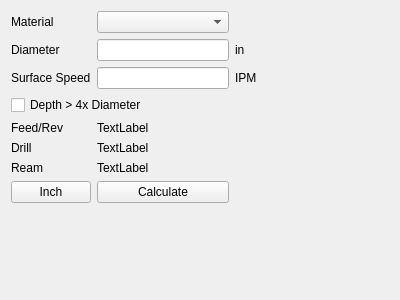
<?xml version="1.0" encoding="UTF-8"?>
<ui version="4.0">
 <class>Form</class>
 <widget class="QWidget" name="Form">
  <property name="geometry">
   <rect>
    <x>0</x>
    <y>0</y>
    <width>400</width>
    <height>300</height>
   </rect>
  </property>
  <property name="windowTitle">
   <string>Form</string>
  </property>
  <layout class="QGridLayout" name="gridLayout">
   <item row="7" column="0">
    <widget class="QPushButton" name="dsf_units_pb">
     <property name="text">
      <string>Inch</string>
     </property>
    </widget>
   </item>
   <item row="2" column="1">
    <widget class="QLineEdit" name="dfs_surface_speed_le"/>
   </item>
   <item row="2" column="2">
    <widget class="QLabel" name="dsf_speed_units_lb">
     <property name="text">
      <string>IPM</string>
     </property>
    </widget>
   </item>
   <item row="0" column="0">
    <widget class="QLabel" name="label_3">
     <property name="text">
      <string>Material</string>
     </property>
    </widget>
   </item>
   <item row="1" column="1">
    <widget class="QLineEdit" name="dfs_diameter_le"/>
   </item>
   <item row="6" column="0">
    <widget class="QLabel" name="label_6">
     <property name="text">
      <string>Ream</string>
     </property>
    </widget>
   </item>
   <item row="5" column="0">
    <widget class="QLabel" name="label_8">
     <property name="text">
      <string>Drill</string>
     </property>
    </widget>
   </item>
   <item row="7" column="1">
    <widget class="QPushButton" name="dfs_calculate_pb">
     <property name="text">
      <string>Calculate</string>
     </property>
    </widget>
   </item>
   <item row="6" column="1">
    <widget class="QLabel" name="dsf_ream_lb">
     <property name="text">
      <string>TextLabel</string>
     </property>
    </widget>
   </item>
   <item row="3" column="0" colspan="2">
    <widget class="QCheckBox" name="dsf_deep_hole_cb">
     <property name="text">
      <string>Depth &gt; 4x Diameter</string>
     </property>
    </widget>
   </item>
   <item row="8" column="0">
    <spacer name="verticalSpacer">
     <property name="orientation">
      <enum>Qt::Vertical</enum>
     </property>
     <property name="sizeHint" stdset="0">
      <size>
       <width>20</width>
       <height>40</height>
      </size>
     </property>
    </spacer>
   </item>
   <item row="5" column="1">
    <widget class="QLabel" name="dsf_drill_lb">
     <property name="text">
      <string>TextLabel</string>
     </property>
    </widget>
   </item>
   <item row="1" column="0">
    <widget class="QLabel" name="label">
     <property name="text">
      <string>Diameter</string>
     </property>
    </widget>
   </item>
   <item row="0" column="1">
    <widget class="QComboBox" name="dsf_material_cb"/>
   </item>
   <item row="4" column="0">
    <widget class="QLabel" name="label_2">
     <property name="text">
      <string>Feed/Rev</string>
     </property>
    </widget>
   </item>
   <item row="2" column="0">
    <widget class="QLabel" name="label_7">
     <property name="text">
      <string>Surface Speed</string>
     </property>
    </widget>
   </item>
   <item row="4" column="1">
    <widget class="QLabel" name="dsf_feed_lb">
     <property name="text">
      <string>TextLabel</string>
     </property>
    </widget>
   </item>
   <item row="2" column="3">
    <spacer name="horizontalSpacer">
     <property name="orientation">
      <enum>Qt::Horizontal</enum>
     </property>
     <property name="sizeHint" stdset="0">
      <size>
       <width>40</width>
       <height>20</height>
      </size>
     </property>
    </spacer>
   </item>
   <item row="1" column="2">
    <widget class="QLabel" name="dsf_diameter_units_lb">
     <property name="text">
      <string>in</string>
     </property>
    </widget>
   </item>
  </layout>
 </widget>
 <resources/>
 <connections/>
</ui>
